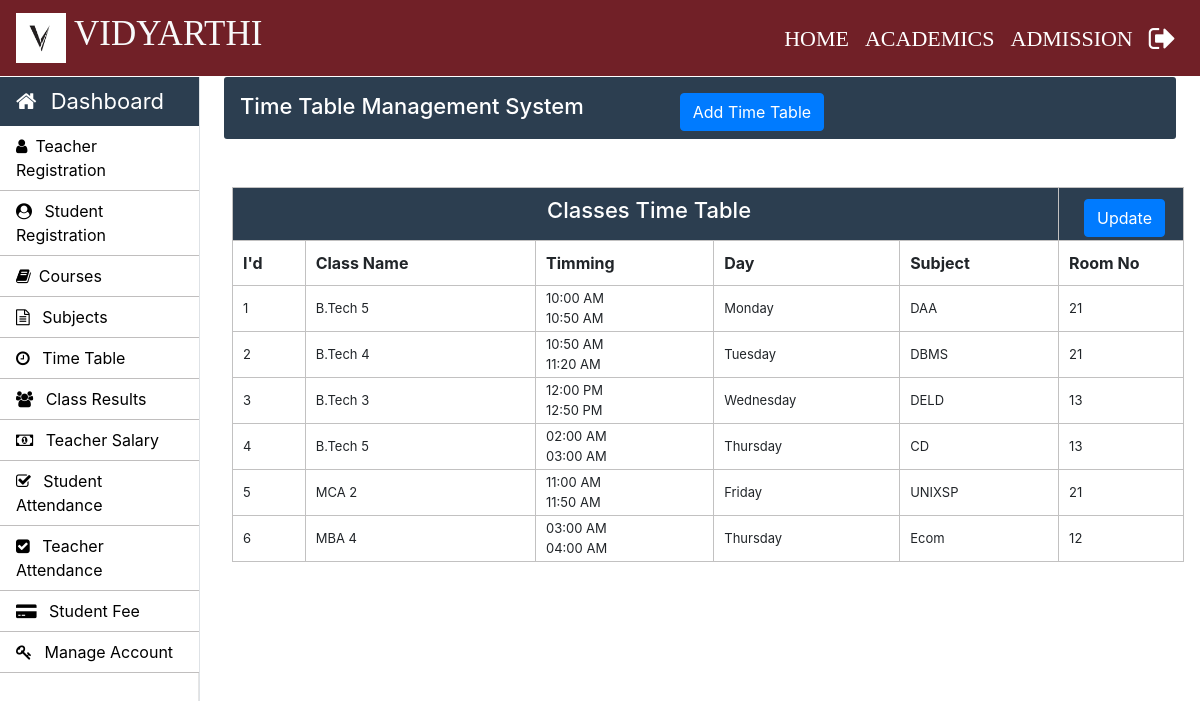
Screenshot of /Admin/time-table.php (signed in) with the database file from the repository.
### tables this page shows
CREATE TABLE `time_table` (
  `id` int(11) NOT NULL,
  `course_code` varchar(10) NOT NULL,
  `semester` int(11) NOT NULL,
  `timing_from` varchar(10) NOT NULL,
  `timing_to` varchar(10) NOT NULL,
  `day` varchar(20) NOT NULL,
  `subject_code` varchar(20) NOT NULL,
  `room_no` int(11) NOT NULL
);

CREATE TABLE `weekdays` (
  `day_id` int(11) NOT NULL,
  `day_name` varchar(15) NOT NULL
);

### Admin/time-table.php (the view, shortened to what this page needs)
<?php
		require_once "../connection/connection.php";
	?>
<!doctype html>
<html lang="en">
	<head>
	</head>
	<body>
		<?php include('../common/common-header.php') ?>
		<?php include('../common/admin-sidebar.php') ?>
		<main role="main" class="col-xl-10 col-lg-9 col-md-8 ml-sm-auto px-md-4 mb-2 w-100">
			<div class="sub-main">
				<div class="text-center d-flex flex-wrap flex-md-nowrap pt-3 pb-2 mb-3 text-white admin-dashboard pl-3">
					<div class="d-flex">
						<h4 class="mr-5">Time Table Management System </h4>
						<button type="button" class="btn btn-primary ml-5" data-toggle="modal" data-target=".bd-example-modal-lg">Add Time Table</button>
					</div>
				</div>
				<div class="row">
					<div class="col-md-12 ml-2">
						<section class=" mt-3">
							<div class="row">
								<div class="col-md-8"></div>
								<div class="col-md-3 ml-5 ">
									<div class="col-md-12 pt-3 ml-5">
									</div>
								</div>
							</div>
							<div class="row">
								<div class="col-md-12">
									<table class="w-100 table-elements table-three-tr" cellpadding="3">
										<tr class="table-tr-head table-three text-white">
											<td colspan="5" class="text-center text-white"><h4>Classes Time Table</h4></td>
											<td width="10" >
											<div class="row">
												<div class="col-md-12">
													<div class="col-md-1 mt-2"><button type="button" class="btn btn-primary" data-toggle="modal" data-target=".bd-example-modal-lg1">Update</button>
													</div>
												</div>
											</td>
										</tr>
										<tr class="table-tr-head">
											<th>I'd</th>
											<th>Class Name</th>
											<th>Timming</th>
											<th>Day</th>
											<th>Subject</th>
											<th>Room No</th>
										</tr>
										<?php
											$query="select id,course_code,TIME_FORMAT(timing_from,'%h:%i %p') as timing_from,TIME_FORMAT(timing_to,'%h:%i %p') as timing_to,semester,day_name,day_id,day,subject_code,room_no from time_table tt inner join weekdays wd on tt.day=wd.day_id";
											$run=mysqli_query($con,$query);
											while($row=mysqli_fetch_array($run)) {
												echo "<tr>";
												echo "<td>".$row["id"]."</td>";
												echo "<td>".$row["course_code"]." ".$row["semester"]."</td>";
												echo "<td>" .$row["timing_from"]."<br>".$row["timing_to"]."</td>";
												echo "<td>".$row["day_name"]."</td>";
												echo "<td>".$row["subject_code"]."</td>";
												echo "<td>".$row["room_no"]."</td>";
												echo "</tr>";
											}
										?>
									</table>
								</div>
							</div>
						</section>
					</div>
				</div>
			</div>
		</main>
	</body>
</html>

### Css/style.css (style rules this page uses)
h4 { font-size: 22px; }
.admin-dashboard { margin-top: 1px !important; background: #2c3e50 !important; border-radius: 3px; }
.table-elements tr, td, th { font-size: 13px; border: 1px solid rgb(194, 193, 193); padding-left: 10px !important; }
.table-three { background: #2c3e50 !important; }
.table-tr-head { height: 45px !important; padding: 10px !important; margin-top: 5px !important; }
.table-font-for-transcript td, th { font-size: 16px !important; }

### rows the page displays
time_table: id "1", course_code "B.Tech", semester "5", timing_from "10:00 AM", timing_to "10:50 AM", weekdays.day_name "Monday", subject_code "DAA", room_no "21"
time_table: id "2", course_code "B.Tech", semester "4", timing_from "10:50 AM", timing_to "11:20 AM", weekdays.day_name "Tuesday", subject_code "DBMS", room_no "21"
time_table: id "3", course_code "B.Tech", semester "3", timing_from "12:00 PM", timing_to "12:50 PM", weekdays.day_name "Wednesday", subject_code "DELD", room_no "13"
time_table: id "4", course_code "B.Tech", semester "5", timing_from "02:00 AM", timing_to "03:00 AM", weekdays.day_name "Thursday", subject_code "CD", room_no "13"
time_table: id "5", course_code "MCA", semester "2", timing_from "11:00 AM", timing_to "11:50 AM", weekdays.day_name "Friday", subject_code "UNIXSP", room_no "21"
time_table: id "6", course_code "MBA", semester "4", timing_from "03:00 AM", timing_to "04:00 AM", weekdays.day_name "Thursday", subject_code "Ecom", room_no "12"
